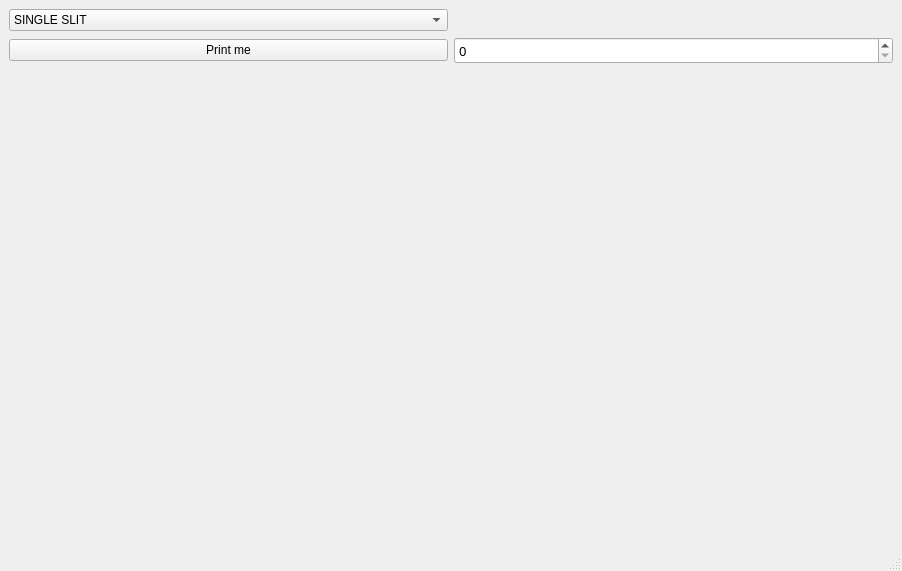
<?xml version="1.0" encoding="UTF-8"?>
<ui version="4.0">
 <class>MainWindow</class>
 <widget class="QMainWindow" name="MainWindow">
  <property name="geometry">
   <rect>
    <x>0</x>
    <y>0</y>
    <width>902</width>
    <height>571</height>
   </rect>
  </property>
  <property name="windowTitle">
   <string>MainWindow</string>
  </property>
  <widget class="QWidget" name="centralwidget">
   <layout class="QGridLayout" name="gridLayout">
    <item row="0" column="0">
     <widget class="QComboBox" name="Slit_Option">
      <property name="whatsThis">
       <string>Slit Configuration</string>
      </property>
      <property name="autoFillBackground">
       <bool>true</bool>
      </property>
      <property name="editable">
       <bool>false</bool>
      </property>
      <property name="currentIndex">
       <number>0</number>
      </property>
      <item>
       <property name="text">
        <string notr="true">SINGLE SLIT</string>
       </property>
      </item>
      <item>
       <property name="text">
        <string>DOUBLE SLIT</string>
       </property>
      </item>
      <item>
       <property name="text">
        <string>DOUBLE POINT</string>
       </property>
      </item>
      <item>
       <property name="text">
        <string>MULTIPLE SLIT</string>
       </property>
      </item>
      <item>
       <property name="text">
        <string>MULTIPLE POINT</string>
       </property>
      </item>
      <item>
       <property name="text">
        <string>COUSTOMIZED SLIT</string>
       </property>
      </item>
     </widget>
    </item>
    <item row="1" column="0">
     <widget class="QPushButton" name="pushButton">
      <property name="text">
       <string>Print me</string>
      </property>
     </widget>
    </item>
    <item row="1" column="1">
     <widget class="QSpinBox" name="I_Spinbox">
      <property name="font">
       <font>
        <family>Lucida Sans Unicode</family>
        <pointsize>10</pointsize>
       </font>
      </property>
      <property name="maximum">
       <number>1000</number>
      </property>
      <property name="singleStep">
       <number>5</number>
      </property>
     </widget>
    </item>
    <item row="2" column="0" colspan="2">
     <widget class="QLabel" name="Pic_box">
      <property name="autoFillBackground">
       <bool>true</bool>
      </property>
      <property name="text">
       <string/>
      </property>
     </widget>
    </item>
   </layout>
  </widget>
  <widget class="QMenuBar" name="menubar">
   <property name="geometry">
    <rect>
     <x>0</x>
     <y>0</y>
     <width>902</width>
     <height>26</height>
    </rect>
   </property>
  </widget>
  <widget class="QStatusBar" name="statusbar"/>
 </widget>
 <resources/>
 <connections/>
</ui>
